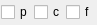
<?xml version="1.0" encoding="UTF-8"?>
<ui version="4.0">
 <class>SpecFitSettingsFixedTableCell</class>
 <widget class="QWidget" name="SpecFitSettingsFixedTableCell">
  <property name="geometry">
   <rect>
    <x>0</x>
    <y>0</y>
    <width>97</width>
    <height>25</height>
   </rect>
  </property>
  <property name="windowTitle">
   <string>SpecFitSettingsFixedTableCell</string>
  </property>
  <layout class="QHBoxLayout" name="horizontalLayout">
   <property name="spacing">
    <number>1</number>
   </property>
   <property name="margin">
    <number>1</number>
   </property>
   <item>
    <widget class="QCheckBox" name="peakCheckBox">
     <property name="text">
      <string>p</string>
     </property>
    </widget>
   </item>
   <item>
    <widget class="QCheckBox" name="centerCheckBox">
     <property name="text">
      <string>c</string>
     </property>
    </widget>
   </item>
   <item>
    <widget class="QCheckBox" name="fwhmCheckBox">
     <property name="text">
      <string>f</string>
     </property>
    </widget>
   </item>
  </layout>
 </widget>
 <layoutdefault spacing="6" margin="11"/>
 <resources/>
 <connections/>
</ui>
